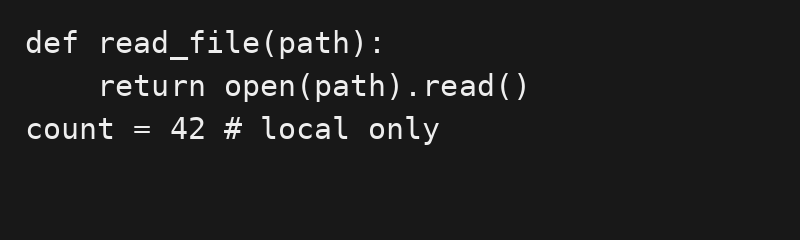
#> input picture examples/code.png, 800 x 240 px
$ python -i imaging.py   (imports and definitions only)
#> lines starting #> are read from the running program, lines starting #| are printed output that depends on the picture; after the words box and inside, x2 and y2 are one past the last pixel; in counts of white or black regions, pixels touching at a corner belong together
#> further down, picture is the input picture: PIL image 800x240 RGB; min 24, max 238, mean 31
"""Document preprocessing and explicit, inspectable projection segmentation."""

from dataclasses import dataclass
import numpy as np
from PIL import Image, ImageOps
from scipy import ndimage

WIDTH, HEIGHT = 24, 32
MAX_PIXELS = 24_000_000


def runs(mask):
    edges = np.diff(np.r_[False, np.asarray(mask, bool), False].astype(np.int8))
    return list(zip(np.flatnonzero(edges == 1).tolist(), np.flatnonzero(edges == -1).tolist()))


def otsu(gray):
    hist = np.bincount(gray.ravel(), minlength=256).astype(float)
    weight = np.cumsum(hist)
    sums = np.cumsum(hist * np.arange(256))
    numerator = (sums[-1] * weight - sums * weight[-1]) ** 2
    denom = weight * (weight[-1] - weight)
    scores = np.divide(numerator, denom, out=np.zeros(256), where=denom > 0)
    return int(np.argmax(scores))


def prepare(image, rotate=0, deskew=False, threshold=None, adaptive=False):
#> called with rotate = 0, deskew = False, adaptive = False
    if image.width * image.height > MAX_PIXELS:
        raise ValueError(f"Image exceeds {MAX_PIXELS:,} pixel limit; crop or downsample it first")
    # Composite alpha on white, not black; respect camera orientation.
    image = ImageOps.exif_transpose(image).convert("RGBA")
    bg = Image.new("RGBA", image.size, "white")
#> bg: PIL image 800x240 RGBA; every value is 255
    bg.alpha_composite(image)
    image = bg.convert("RGB")
    if rotate:
        image = image.rotate(rotate, expand=True, fillcolor="white")
    gray = np.asarray(ImageOps.grayscale(image))
    if np.median(gray) < 127:
        gray = 255 - gray
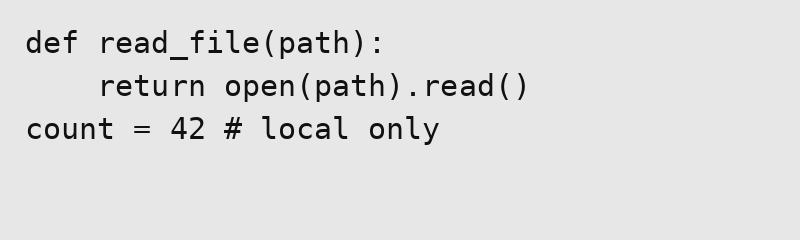
#> gray: shape (240, 800); min 17, max 231, mean 224
    if adaptive:
        background = ndimage.maximum_filter(gray, size=31)
        gray = np.clip(gray.astype(float) * 255 / np.maximum(background, 1), 0, 255).astype(
            np.uint8
        )
    cutoff = otsu(gray) if threshold is None else threshold
#> in otsu, `hist = np.bincount(gray.ravel(), minlength=256).astype(float)`: hist = 256 values, max 183567 at index 231, min 0 at index 0, mean 750
#> in otsu, `weight = np.cumsum(hist)`: weight = 256 values from 0 to 192000
#> in otsu, `sums = np.cumsum(hist * np.arange(256))`: sums = 256 values from 0 to 43008362
#> in otsu, `numerator = (sums[-1] * weight - sums * weight[-1]) ** 2`: numerator = 256 values, max 6.09e+22 at index 224, min 0 at index 0, mean 4.21e+22
#> in otsu, `denom = weight * (weight[-1] - weight)`: denom = 256 values, max 1.55e+09 at index 230, min 0 at index 0, mean 973764897
#> in otsu, `scores = np.divide(numerator, denom, out=np.zeros(256), where=denom > 0)`: scores = 256 values, max 4.55e+13 at index 132, min 0 at index 0, mean 3.61e+13
#> cutoff = 132
    mask = gray <= cutoff
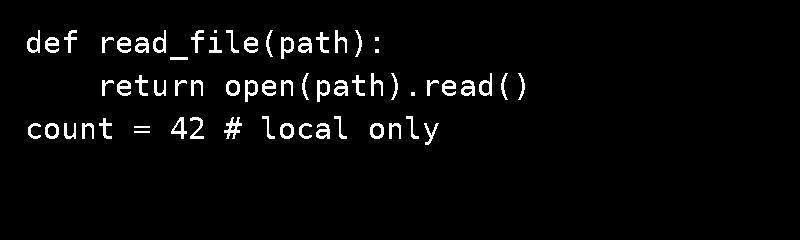
#> mask: shape (240, 800) bool; 3.3% white; 63 white regions (4 under 20 px), largest, box (x1, y1, x2, y2) and area: (224, 117, 242, 139) 177, (281, 37, 294, 59) 142, (245, 80, 258, 102) 142
    if mask.mean() > 0.8 or gray.max() == gray.min():
        mask = np.zeros_like(mask)
    angle = 0.0
    if deskew and mask.any():
        # Bounded +/-3 degree projection search, not orientation detection.
        scale = min(1, 900 / max(mask.shape))
        small = ndimage.zoom(mask.astype(np.uint8), scale, order=0)
        angles = np.arange(-3, 3.01, 0.25)
        scores = []
        for a in angles:
            rows = ndimage.rotate(small, a, reshape=False, order=0).sum(axis=1).astype(float)
            scores.append(float(np.sum(np.diff(rows) ** 2)))
        angle = float(angles[int(np.argmax(scores))])
        if angle:
            image = image.rotate(
                angle, resample=Image.Resampling.BICUBIC, expand=True, fillcolor="white"
            )
            mask = np.asarray(
                Image.fromarray(mask).rotate(angle, expand=True, fillcolor=0), dtype=bool
            )
    return image, mask, angle


# [17 lines left out: function feature, not called in this run]


@dataclass
class Line:
    box: tuple
    glyphs: list
    gaps: list


# [24 lines left out: function segment, not called in this run]

>>> from PIL import Image
>>> picture = Image.open('examples/code.png')
>>> result = prepare(picture)
